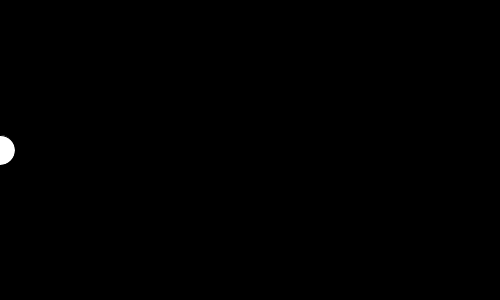
Frame 1 (no input)
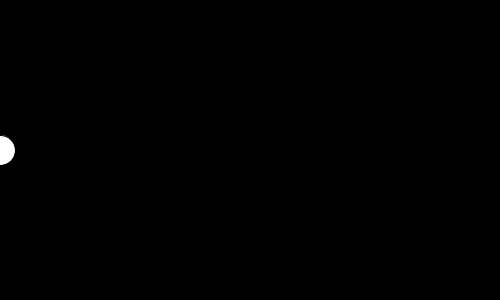
Frame 60 (the mouse pressed at the canvas centre just before this capture)
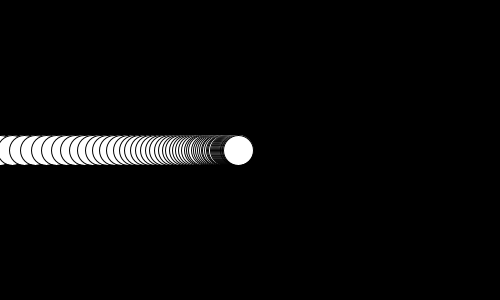
Frame 120 (the mouse held since frame 60 and released just before this capture)

The Processing sketch that drew these frames (run headless with seeded random() and noise(); from frame 60 on, the mouse is pressed at the canvas centre):

// Processing sketch: ex04_extend_07
// ── ex04_extend_07.pde
float x = 0.0;

void setup() {
  size(500, 300);
  background(0);
}

void draw() {
  x = lerp(x, mouseX, 0.05);
  ellipse(x, height/2, 30, 30);
}
